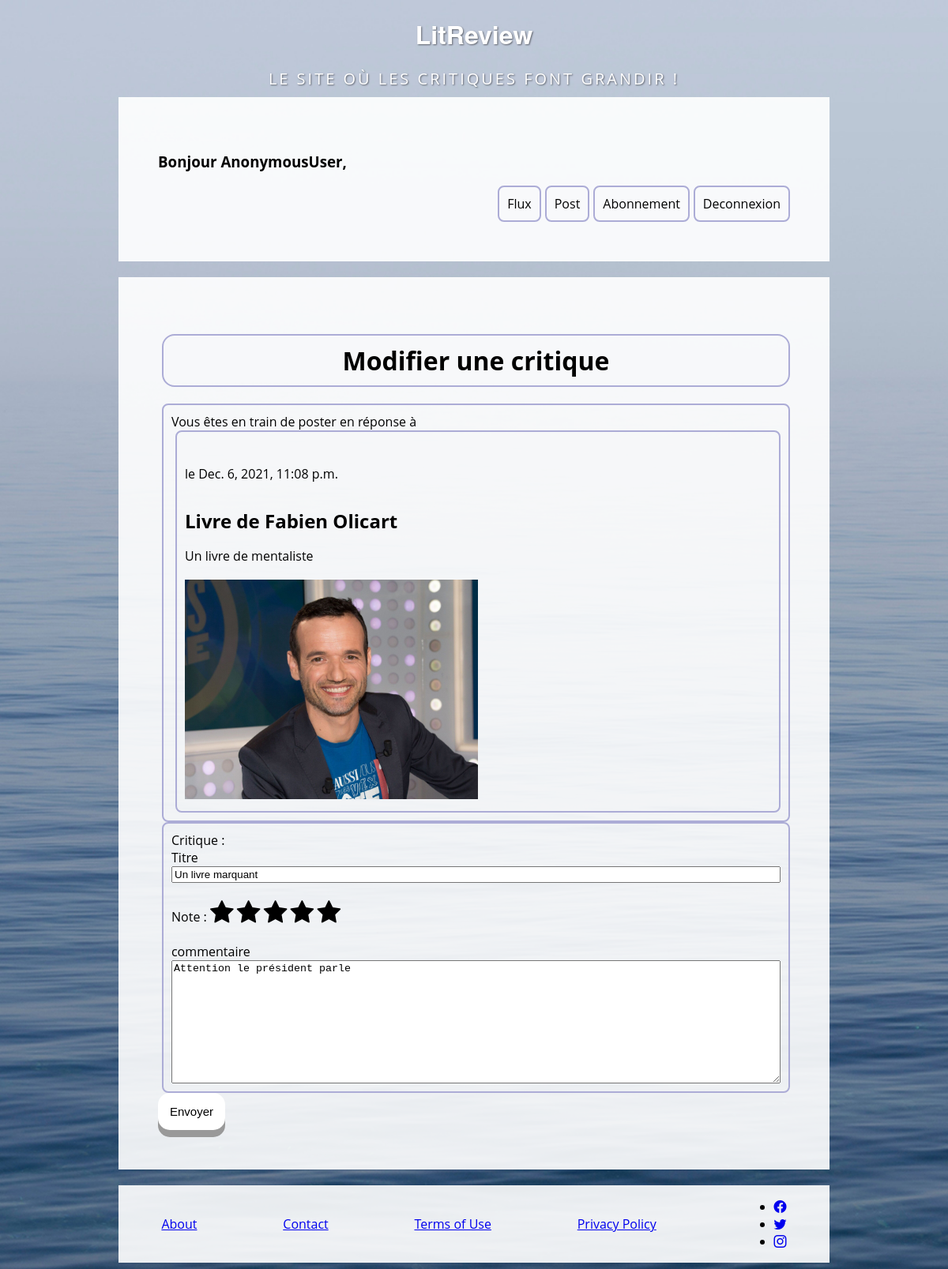
The page /review/update/1/post/1 on the database its author committed.
### core/models.py (models this page shows)
class Ticket(models.Model):
    ticket = models.CharField(max_length=128)
    description = models.TextField(max_length=2048, blank=True)
    user = models.ForeignKey(
                            to=User,
                            on_delete=models.CASCADE)
    image = models.ImageField(upload_to='images/', blank=True)
    time_created = models.DateTimeField(auto_now_add=True)

### review/models.py (models this page shows)
class Review(models.Model):
    ticket = models.ForeignKey(to=Ticket, on_delete=models.CASCADE)
    rating = models.PositiveSmallIntegerField(
        validators=[MinValueValidator(0), MaxValueValidator(5)])
    user = models.ForeignKey(
        to=User, on_delete=models.CASCADE)
    headline = models.CharField(max_length=128)
    body = models.TextField(max_length=8192, blank=True)
    time_created = models.DateTimeField(auto_now_add=True)

### review/views.py (the view, shortened to what this page needs)
# urls.py: path('update/<int:id_review>/post/<int:id_post>', views.update_review, name="update_review"),
def update_review(request, id_review, id_post):
    review_toUpdate = Review.objects.get(id=id_review)
    post_reviewed = Ticket.objects.get(id=id_post)
    if request.method == "GET":
        review_form = NewReviewForm(instance=review_toUpdate)
        return render(
                request=request,
                template_name="update_review.html",
                context={
                    "id_post": post_reviewed.id,
                    "id_review": review_toUpdate.id,
                    "review_form": review_form,
                    "ticket_form": post_reviewed
                    }
            )

### review/forms.py (shortened to what this page needs)
class NewReviewForm(ModelForm):
    class Meta:
        model = Review
        fields = [
            "headline",
            "body",
            "rating",
            ]

### review/templates/update_review.html (shortened to what this page needs)
{% extends 'core/base.html' %} {% block menu%} {%include 'core/menu.html'%} {% endblock%} {% block content %}
<H1>Modifier une critique</H1>
<div class=" form-group" style="flex-direction: column; ">
    <label>Vous êtes en train de poster en réponse à </label>
    <div class=" form-group" style="flex-direction: column; ">
        <p style="font-style: italic;">
            <div style="float: right;">le {{ticket_form.time_created}} </div>
        </p>
        <div style="font-weight: bold; font-size: x-large;">
            {{ticket_form.ticket}}
        </div>
        <p>
            {{ticket_form.description}}
        </p>
        <div>
            <img src="/media/{{ticket_form.image}}" class="img-responsive" style="width: 50%; height:80%;" />
        </div>
    </div>
</div>
<form action="{% url 'review:update_review' id_review id_post %}" method="post">
    <div class=" form-group " style="flex-direction: column;">
        <label>Critique : </label>
        <label for="titre " class="control-label "> Titre</label> {{ review_form.headline }}
        <br>
        <label for="note " class="control-label ">Note :
        <span class="fa fa-star fa-2x " id="first"></span>
        <span class="fa fa-star fa-2x " id="second"></span>
        <span class="fa fa-star fa-2x " id="third"></span>
        <span class="fa fa-star fa-2x" id="fourth"></span>
        <span class="fa fa-star fa-2x" id="fifth"></span>
        </label>
        <br>
        <label for="commentaire" class="control-label ">commentaire  </label> {{ review_form.body}}
    </div>
    <button type="submit " class="style-button ">Envoyer</button>
</form>
{% endblock%}

### core/static/core/css/monstyle.css (style rules this page uses)
body { font-family: "Open Sans", "Helvetica Neue", Helvetica, Arial, sans-serif; background: url('/static/core/assets/img/bg-masthead.jpg') no-repeat center center fixed; -webkit-background-size: cover; -moz-background-size: cover; background-size: cover; -o-background-size: cover; margin-left: 150px; margin-right: 150px; margin-top: 10px; }
p { font-size: 1em; line-height: 1.6; color: #000; }
.style-button { display: inline-block; padding: 15px; font-size: 15px; cursor: pointer; text-align: center; text-decoration: none; outline: none; color: black; background-color: white; border: none; border-radius: 15px; box-shadow: 0 9px #999; margin-left: auto; margin-right: auto; }
.form-group, h1 { display: flex; justify-content: space-around; align-items: left; border: 2px solid rgb(172, 172, 214); border-radius: .5em; padding: 10px; margin-left: 5px; }

### rows shown on the page
Ticket: time_created "Dec. 6, 2021, 11:08 p.m.", ticket "Livre de Fabien Olicart", description "Un livre de mentaliste", image (picture)
Review: headline "Un livre marquant", body "Attention le président parle"

### other values the page prints
{{ request.user }} "AnonymousUser"
